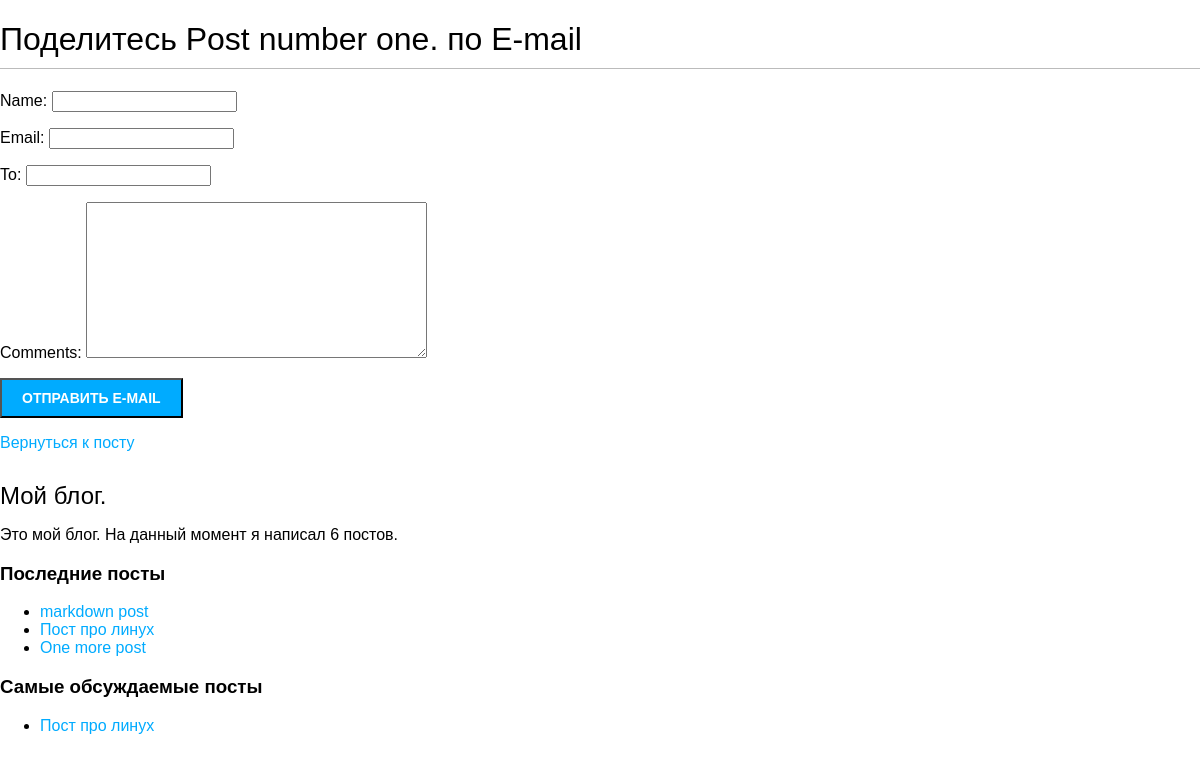
Screenshot of /blog/1/share/ with the database file from the repository.
### blog/models.py (models this page shows, shortened)
class Post(models.Model):
    class Status(models.TextChoices):
        DRAFT = "DF", "Черновик"
        PUBLISHED = "PB", "Опубликовано"
    title = models.CharField(max_length=250)
    slug = models.SlugField(
        max_length=250,
        unique_for_date="publish"
    )
    author = models.ForeignKey(
        User,
        on_delete=models.CASCADE,
        related_name="blog_posts",
    )
    body = models.TextField()
    publish = models.DateTimeField(default=timezone.now)
    created = models.DateTimeField(auto_now_add=True)
    update = models.DateTimeField(auto_now=True)
    status = models.CharField(
        max_length=2, choices=Status.choices, default=Status.DRAFT
    )
    objects = models.Manager()
    published = PublishedManager()
    tags = TaggableManager()
    class Meta:
        ordering = ["-publish"]
        indexes = [models.Index(fields=["-publish"])]
    def get_absolute_url(self):
        return reverse("blog:post_detail",
        args=[
            self.publish.year, # pylint: disable=E1101:no-member
            self.publish.month,  # pylint: disable=E1101:no-member
            self.publish.day,  # pylint: disable=E1101:no-member
            self.slug,
        ])

### blog/views.py (the view)
# urls.py: path("<int:post_id>/share/", post_share, name="post_share"),
def post_share(request, post_id):
    post = get_object_or_404(Post, id=post_id, status=Post.Status.PUBLISHED)
    sent = False
    if request.method == "POST":
        form = EmailPostForm(request.POST)
        if form.is_valid():
            cd = form.cleaned_data
            post_url = request.build_absolute_uri(post.get_absolute_url())
            subject = f"{cd['name']} рекомендуем вам почитать {post.title}"
            message = (
                f"Прочтите {post.title} на {post_url}\n\n"
                f"{cd['name']}'s ({cd['email']}) комментарии: {cd['comments']}"
            )
            send_mail(subject, message, settings.EMAIL_HOST_USER, [cd["to"]])
            sent = True
    else:
        form = EmailPostForm()
    return render(
        request, "blog/post/share.html", {"post": post, "form": form, "sent": sent}
    )

### blog/forms.py
class EmailPostForm(forms.Form):
    name = forms.CharField(max_length=25)
    email = forms.EmailField()
    to = forms.EmailField()
    comments = forms.CharField(required=False, widget=forms.Textarea)

### blog/models.py (called while the page is built)
    def get_queryset(self):
        return super().get_queryset().filter(status=Post.Status.PUBLISHED)

### blog/templatetags/blog_tags.py (called while the page is built)
@register.simple_tag
def total_posts():
    return Post.published.count()

@register.inclusion_tag("blog/post/latest_posts.html")
def show_latest_posts(count=5):
    latest_posts = Post.published.order_by("-publish")[:count]
    return {"latest_posts": latest_posts}

@register.simple_tag
def get_most_commented_posts(count=5):
    return Post.published.annotate(
        total_comments=Count("comments")
    ).exclude(total_comments=0).order_by("-total_comments")[:count]

### templates/blog/post/share.html (shortened to what this page needs)
{% extends 'blog/base.html' %}
{% block content %}
    {% if sent %}
        <h1>
            E-mail успешно отправлен.
        </h1>
        <p>
            "{{ post.title }}" был успешно отправлено на {{ form.cleaned_data.to }}
        </p>
    {% else %}
        <h1>Поделитесь {{ post.title }} по E-mail</h1>
        <form method="post">
            {{ form.as_p }}
            <input type="submit" value="Отправить E-mail">
        </form>
    {% endif %}
    <p>
        <a href="{{ post.get_absolute_url }}">
            Вернуться к посту
        </a>
    </p>
{% endblock  %}

### templates/blog/base.html (shortened to what this page needs)
 {% load blog_tags %}
 {% load static %}
<!DOCTYPE html>
<html lang="en">
<head>
    <link rel="stylesheet" href="{% static 'css/blog.css' %}">
</head>
<body>
    <div class="content">
        {% block content %}
        {% endblock  %}
    </div>
    <div class="sidebar">
        <h2>
            Мой блог.
        </h2>
        <p>
            Это мой блог.
            На данный момент я написал {% total_posts %} постов.
        </p>
        <h3>
            Последние посты
        </h3>
        {% show_latest_posts 3 %}
        <h3>
            Самые обсуждаемые посты
        </h3>
        {% get_most_commented_posts as most_commented_posts %}
        <ul>
            {% for post in most_commented_posts %}
                <li>
                    <a href="{{ post.get_absolute_url }}">
                        {{ post.title }}
                    </a>
                </li>
            {% endfor %}
        </ul>
    </div>
</body>
</html>

### templates/blog/post/latest_posts.html
<ul>
    {% for post in latest_posts %}
        <li>
            <a href="{{ post.get_absolute_url }}">{{ post.title }}</a>
        </li>
    {% endfor %}
</ul>

### blog/static/css/blog.css (style rules this page uses)
body { margin: 0; padding: 0; font-family: helvetica, sans-serif; }
a { color: #00abff; text-decoration: none; }
h1 { font-weight: normal; border-bottom: 1px solid #bbb; padding: 0 0 10px 0; }
h2 { font-weight: normal; margin: 30px 0 0; }
input[type=submit] { font-weight: bold; background: #00abff; color: #fff; padding: 10px 20px; font-size: 14px; text-transform: uppercase; }

### rows the page displays
Post: title "Post number one."
Post: title "markdown post"
Post: title "Пост про линух"
Post: title "One more post"
